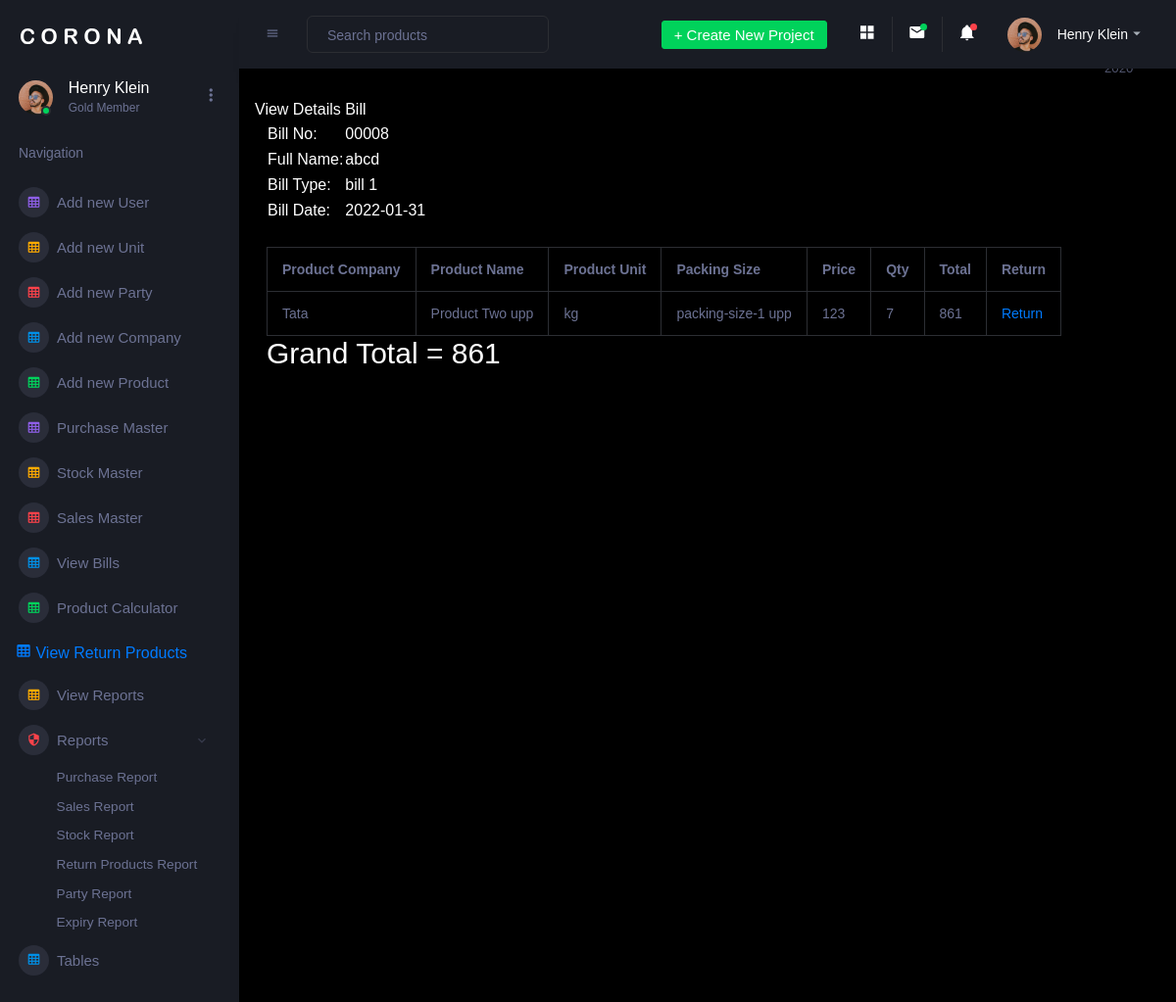
Before: /admin/view_bill_details.php?id=8 (signed in) with the older database file.
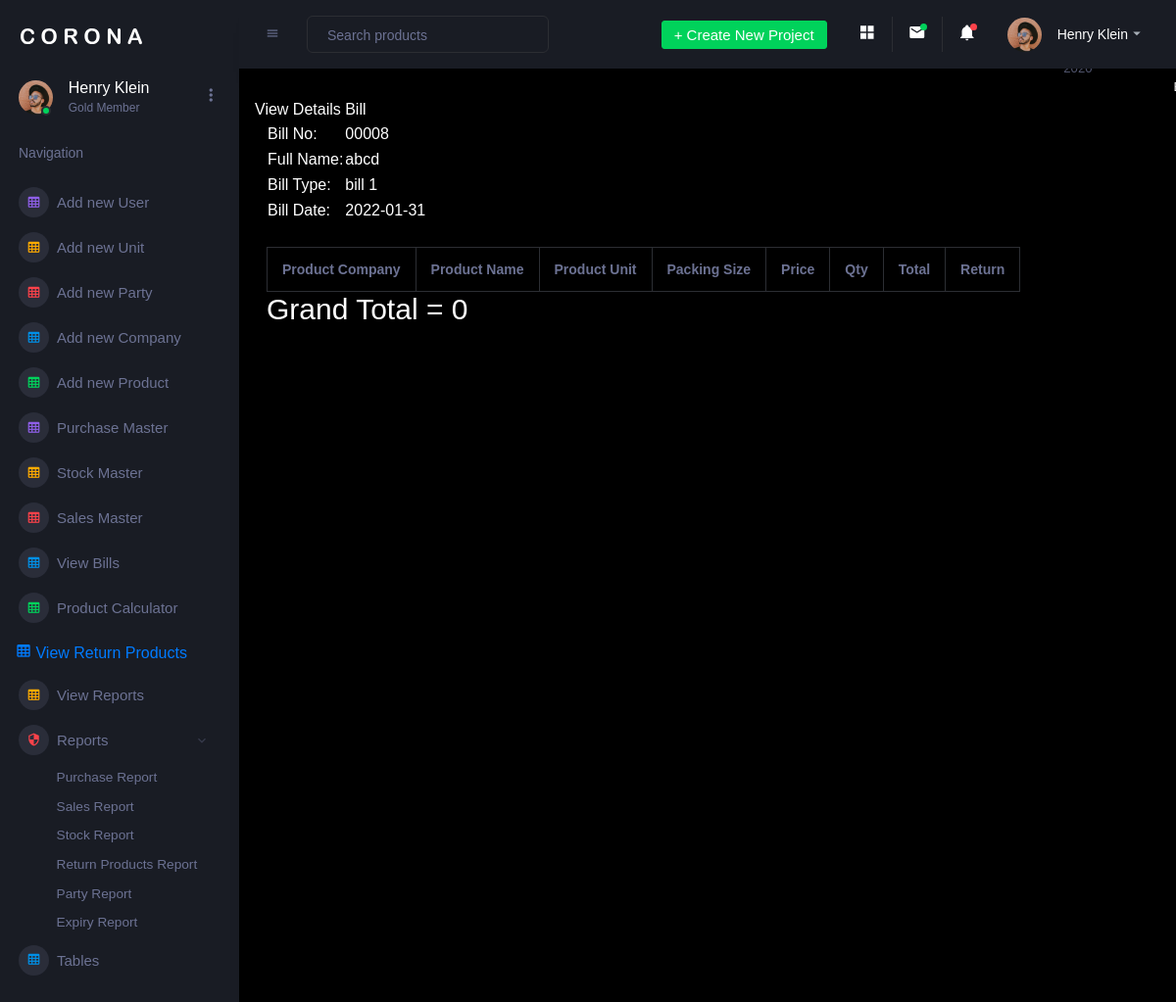
After: the same page with the newer database file.
### tables this page shows
CREATE TABLE `billing_header` (
  `id` int(5) NOT NULL,
  `full_name` varchar(100) NOT NULL,
  `bill_type` varchar(50) NOT NULL,
  `date` date NOT NULL,
  `bill_no` varchar(10) NOT NULL,
  `username` varchar(50) NOT NULL
);

CREATE TABLE `billing_details` (
  `id` int(5) NOT NULL,
  `bill_id` varchar(50) NOT NULL,
  `product_company` varchar(50) NOT NULL,
  `product_name` varchar(50) NOT NULL,
  `product_unit` varchar(20) NOT NULL,
  `packing_size` varchar(30) NOT NULL,
  `price` varchar(20) NOT NULL,
  `qty` varchar(10) NOT NULL
);

### admin/view_bill_details.php (the view, shortened to what this page needs)
<?php
include "header.php";
include "../user/connection.php";
$id= $_GET['id'];
$full_name="";
$bill_type="";
$date="";
$bill_no ="";
$res = mysqli_query($link,"select * from billing_header where id=$id ");
while($row=mysqli_fetch_assoc($res)){
    $full_name = $row["full_name"];
    $bill_type = $row["bill_type"];
    $date = $row["date"];
    $bill_no = $row["bill_no"];
}
?>
  <div class="main-panel">
        <div class="content-wrapper">
            <div class="row">
              View Details Bill
            </div>
            <table>
                <tr>
                    <td>Bill No:</td>
                    <td><?php echo $bill_no; ?></td>
                </tr>
                <tr>
                    <td>Full Name:</td>
                    <td><?php echo $full_name; ?></td>
                </tr>
                <tr>
                    <td>Bill Type:</td>
                    <td><?php echo $bill_type; ?></td>
                </tr>
                <tr>
                    <td>Bill Date:</td>
                    <td><?php echo $date; ?></td>
                </tr>
            </table>
            <br>
            <table class="table table-bordered">
                <tr>
                    <th> Product Company </th>
                    <th> Product Name </th>
                    <th> Product Unit </th>
                    <th> Packing Size </th>
                    <th> Price </th>
                    <th> Qty </th>
                    <th> Total </th>
                    <th> Return </th>
                </tr>
                <?php
                   $total= 0;
                  $res=mysqli_query($link,"select * from billing_details where bill_id = $id");
                  while($row=mysqli_fetch_assoc($res)){
                      echo "<tr>";
                      echo "<td>"; echo $row["product_company"];  echo"</td>";
                      echo "<td>"; echo $row["product_name"];  echo"</td>";
                      echo "<td>"; echo $row["product_unit"];  echo"</td>";
                      echo "<td>"; echo $row["packing_size"];  echo"</td>";
                      echo "<td>"; echo $row["price"];  echo"</td>";
                      echo "<td>"; echo $row["qty"];  echo"</td>";
                      echo "<td>"; echo $row["qty"]*$row["price"];  echo"</td>";
                          $total=$total+$row["qty"]*$row["price"];
                      echo "<td>"; ?><a href="return.php?id=<?php echo $row["id"]; ?>">Return</a> <?php  echo"</td>";
                      echo "</tr>";
                  }
                ?>
            </table>
              <h2> Grand Total = <?php echo $total;  ?></h2>
        </div>
  </div>
        <footer class="footer">
            <div class="d-sm-flex justify-content-center justify-content-sm-between">
                <span class="text-muted d-block text-center text-sm-left d-sm-inline-block">Copyright © bootstrapdash.com 2020</span>
                <span class="float-none float-sm-right d-block mt-1 mt-sm-0 text-center"> Free <a href="https://www.bootstrapdash.com/bootstrap-admin-template/" target="_blank">Bootstrap admin templates</a> from Bootstrapdash.com</span>
            </div>
        </footer>
    </div>

### admin/header.php (shortened to what this page needs)
<!DOCTYPE html>
<html lang="en">
<head>
    <link rel="stylesheet" href="assets/vendors/mdi/css/materialdesignicons.min.css">
    <link rel="stylesheet" href="assets/vendors/css/vendor.bundle.base.css">
    <link rel="stylesheet" href="assets/vendors/jvectormap/jquery-jvectormap.css">
    <link rel="stylesheet" href="assets/vendors/flag-icon-css/css/flag-icon.min.css">
    <link rel="stylesheet" href="assets/vendors/owl-carousel-2/owl.carousel.min.css">
    <link rel="stylesheet" href="assets/vendors/owl-carousel-2/owl.theme.default.min.css">
    <link rel="stylesheet" href="assets/css/style.css">
</head>
<body>
<div class="container-scroller">
    <nav class="sidebar sidebar-offcanvas" id="sidebar">
        <div class="sidebar-brand-wrapper d-none d-lg-flex align-items-center justify-content-center fixed-top">
            <a class="sidebar-brand brand-logo" href="index.html"><img src="assets/images/logo.svg" alt="logo" /></a>
        </div>
        <ul class="nav">
            <li class="nav-item profile">
                <div class="profile-desc">
                    <div class="profile-pic">
                        <div class="count-indicator">
                            <img class="img-xs rounded-circle " src="assets/images/faces/face15.jpg" alt="">
                            <span class="count bg-success"></span>
                        </div>
                        <div class="profile-name">
                            <h5 class="mb-0 font-weight-normal">Henry Klein</h5>
                            <span>Gold Member</span>
                        </div>
                    </div>
                    <a href="#" id="profile-dropdown" data-toggle="dropdown"><i class="mdi mdi-dots-vertical"></i></a>
                </div>
            </li>
            <li class="nav-item nav-category">
                <span class="nav-link">Navigation</span>
            </li>
            <li class="nav-item menu-items">
                <a class="nav-link" href="add_new_user.php">
              <span class="menu-icon">
                <i class="mdi mdi-table-large"></i>
              </span>
                    <span class="menu-title">Add new User </span>
                </a>
            </li>
            <li class="nav-item menu-items">
                <a class="nav-link" href="add_new_unit.php">
              <span class="menu-icon">
                <i class="mdi mdi-table-large"></i>
              </span>
                    <span class="menu-title">Add new Unit </span>
                </a>
            </li>
            <li class="nav-item menu-items">
                <a class="nav-link" href="add_new_party.php">
              <span class="menu-icon">
                <i class="mdi mdi-table-large"></i>
              </span>
                    <span class="menu-title">Add new Party </span>
                </a>
            </li>
            <li class="nav-item menu-items">
                <a class="nav-link" href="add_company.php">
              <span class="menu-icon">
                <i class="mdi mdi-table-large"></i>
              </span>
                    <span class="menu-title">Add new Company </span>
                </a>
            </li>
            <li class="nav-item menu-items">
                <a class="nav-link" href="add_products.php">
              <span class="menu-icon">
                <i class="mdi mdi-table-large"></i>
              </span>
                    <span class="menu-title">Add new Product </span>
                </a>
            </li>
            <li class="nav-item menu-items">
                <a class="nav-link" href="purchase_master.php">
              <span class="menu-icon">
                <i class="mdi mdi-table-large"></i>
              </span>
                    <span class="menu-title"> Purchase Master </span>
                </a>
            </li>
            <li class="nav-item menu-items">
                <a class="nav-link" href="stock_master.php">
              <span class="menu-icon">
                <i class="mdi mdi-table-large"></i>
              </span>
                    <span class="menu-title"> Stock Master </span>
                </a>
            </li>
            <li class="nav-item menu-items">
                <a class="nav-link" href="sales_master.php">
              <span class="menu-icon">
                <i class="mdi mdi-table-large"></i>
              </span>
                    <span class="menu-title"> Sales Master </span>
                </a>
            </li>
            <li class="nav-item menu-items">
                <a class="nav-link" href="view_bills.php">
              <span class="menu-icon">
                <i class="mdi mdi-table-large"></i>
              </span>
                    <span class="menu-title"> View Bills </span>
                </a>
            </li>
            <li class="nav-item menu-items">
                <a class="nav-link" href="product_calculator.php">
              <span class="menu-icon">
                <i class="mdi mdi-table-large"></i>
              </span>
                    <span class="menu-title"> Product Calculator </span>
                </a>
            </li>
            <a class="nav-link" href="return_product_list.php">
              <span class="menu-icon">
                <i class="mdi mdi-table-large"></i>
              </span>
                    <span class="menu-title"> View Return Products </span>
                </a>
            <li class="nav-item menu-items">
                <a class="nav-link" href="#">
              <span class="menu-icon">
                <i class="mdi mdi-table-large"></i>
              </span>
                    <span class="menu-title"> View Reports </span>
                </a>
            </li>
            <li class="nav-item menu-items">
            <a class="nav-link" data-toggle="collapse" href="##" aria-expanded="true" aria-controls="auth">
              <span class="menu-icon">
                <i class="mdi mdi-security"></i>
              </span>
              <span class="menu-title">Reports </span>
              <i class="menu-arrow"></i>
            </a>
            <div class="collapse show" id="auth" style="">
              <ul class="nav flex-column sub-menu">
                <li class="nav-item"> <a class="nav-link" href="purchase_report.php">Purchase Report </a></li>
                <li class="nav-item"> <a class="nav-link" href="view_bills.php">Sales Report </a></li>
                <li class="nav-item"> <a class="nav-link" href="stock_master.php">Stock Report </a></li>
                <li class="nav-item"> <a class="nav-link" href="return_product_list.php">Return Products Report </a></li>
                <li class="nav-item"> <a class="nav-link" href="party_report_list.php"> Party Report </a></li>
                <li class="nav-item"> <a class="nav-link" href="expiry_report.php"> Expiry Report </a></li>
              </ul>
            </div>
          </li>
            <li class="nav-item menu-items">
                <a class="nav-link" href="pages/tables/basic-table.html">
              <span class="menu-icon">
                <i class="mdi mdi-table-large"></i>
              </span>
                    <span class="menu-title">Tables</span>
                </a>
            </li>
        </ul>
    </nav>
    <div class="container-fluid page-body-wrapper">
        <nav class="navbar p-0 fixed-top d-flex flex-row">
            <div class="navbar-menu-wrapper flex-grow d-flex align-items-stretch">
                <button class="navbar-toggler navbar-toggler align-self-center" type="button" data-toggle="minimize">
                    <span class="mdi mdi-menu"></span>
                </button>
                <ul class="navbar-nav w-100">
                    <li class="nav-item w-100">
                        <form class="nav-link mt-2 mt-md-0 d-none d-lg-flex search">
                            <input type="text" class="form-control" placeholder="Search products">
                        </form>
                    </li>
                </ul>
                <ul class="navbar-nav navbar-nav-right">
                    <li class="nav-item dropdown d-none d-lg-block">
                        <a class="nav-link btn btn-success create-new-button" id="createbuttonDropdown" data-toggle="dropdown" aria-expanded="false" href="#">+ Create New Project</a>
                    </li>
                    <li class="nav-item nav-settings d-none d-lg-block">
                        <a class="nav-link" href="#">
                            <i class="mdi mdi-view-grid"></i>
                        </a>
                    </li>
                    <li class="nav-item dropdown border-left">
                        <a class="nav-link count-indicator dropdown-toggle" id="messageDropdown" href="#" data-toggle="dropdown" aria-expanded="false">
                            <i class="mdi mdi-email"></i>
                            <span class="count bg-success"></span>
                        </a>
                    </li>
                    <li class="nav-item dropdown border-left">
                        <a class="nav-link count-indicator dropdown-toggle" id="notificationDropdown" href="#" data-toggle="dropdown">
                            <i class="mdi mdi-bell"></i>
                            <span class="count bg-danger"></span>
                        </a>
                    </li>
                    <li class="nav-item dropdown">
                        <a class="nav-link" id="profileDropdown" href="#" data-toggle="dropdown">
                            <div class="navbar-profile">
                                <img class="img-xs rounded-circle" src="assets/images/faces/face15.jpg" alt="">
                                <p class="mb-0 d-none d-sm-block navbar-profile-name">Henry Klein</p>
                                <i class="mdi mdi-menu-down d-none d-sm-block"></i>
                            </div>
                        </a>
                    </li>
                </ul>
            </div>
        </nav>

Changed rows visible on the page:
removed billing_details: product_company "Tata", product_name "Product Two upp", product_unit "kg", packing_size "packing-size-1 upp", price "123", qty "7", $row["qty"]*$row["price"] "861"
Other visible differences:
$total: "861" → "0"
